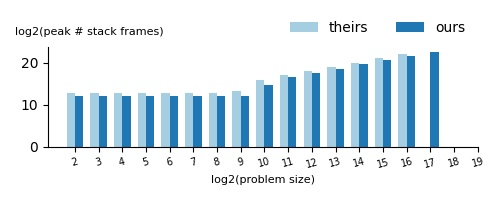

This figure's Python source:
#!/usr/bin/env python3

import argparse
import glob
import os
import json
import sys
import os
import subprocess
import os.path
import matplotlib
import matplotlib.pyplot as plt
import numpy as np
import json
import sys
import subprocess
import numpy as np
import msparser # https://github.com/MathieuTurcotte/msparser
from scipy.stats import mstats


PARSER = argparse.ArgumentParser(description='Speedup b/w MLIR and LEAN')
PARSER.add_argument("--data", help="regenerate plotting data", action="store_true")
PARSER.add_argument("--plot", help="make the plot", action="store_true")
PARSER.add_argument('--out', metavar='o', type=str,
                    help='path to dump output', default=os.path.basename(__file__).replace(".py", ".json"))
PARSER.add_argument('--nruns', type=int,
                    help='number of runs to average', default=10)
ARGS = PARSER.parse_args()

G_BASELINE = "../baseline-lean.sh"
G_OURS = "../run-lean.sh"
FPATH="filter-tail-test.lean"

# Color palette
light_gray = "#cacaca"
dark_gray = "#827b7b"
light_blue = "#a6cee3"
dark_blue = "#1f78b4"
light_green = "#b2df8a"
dark_green = "#33a02c"
light_red = "#fb9a99"
dark_red = "#e31a1c"


def log(*ARGS, **kwargs):
    print(*ARGS, file=sys.stderr, **kwargs)

class ShResult:
  def __init__(self, command: str, stdout: str, stderr:str, retcode:int):
    self.command = command
    self.stdout = stdout
    self.stderr = stderr 
    self.retcode = retcode

  def assert_success(self):
    assert self.retcode == 0
  
  @property
  def success(self):
    return self.retcode == 0

def sh(command: str) -> ShResult:
    proc = subprocess.Popen(command, shell=True, stderr=subprocess.PIPE, stdout=subprocess.PIPE)
    stdout = proc.stdout.read()
    stderr = proc.stderr.read()
    proc.wait()
    return ShResult(command, stdout.decode(),stderr.decode(), proc.returncode)


def run_data():
    ds = []
    sh(f"rm exe-ref.out")
    sh(f"lean {FPATH} -c exe-ref.c")
    sh(f"leanc exe-ref.c -O3 -o exe-ref.out")

    sh(f"rm exe-mlir.out")
    sh(f"lean {FPATH} -m exe.mlir")
    sh("hask-opt exe.mlir --convert-scf-to-std --lean-lower --ptr-lower | \
            mlir-translate --mlir-to-llvmir -o exe.ll")
    sh("llvm-link " + 
              "exe.ll " + 
              "/home/bollu/work/lz/lean-linking-incantations/lib-includes/library.ll " + 
              "/home/bollu/work/lz/lean-linking-incantations/lib-runtime/runtime.ll " +
              "| opt -passes=bitcast-call-converter  | opt --always-inline -O3 -S -o exe-linked.ll")
    print("@@@ HACK: converting muttail to tail because of llc miscompile@@@")
    sh("sed -i s/musttail/tail/g exe-linked.ll")
    sh("sed -i s/musttail/tail/g exe-linked.ll")
    sh("llc -O3 -march=x86-64 -filetype=obj exe-linked.ll -o exe.o")
    sh(f"c++ -O3 -D LEAN_MULTI_THREAD -I/home/bollu/work/lean4/build/stage1/include \
        exe.o \
        /home/bollu/work/lz/lean-linking-incantations/lean-shell.o \
        -no-pie -Wl,--start-group -lleancpp -lInit -lStd -lLean -Wl,--end-group \
        -L/home/bollu/work/lean4/build/stage1/lib/lean -lgmp -ldl -pthread \
        -Wno-unused-command-line-argument -o exe-mlir.out")
        # sh("opt -O3 exe-linked.ll -o exe-linked-o3.ll")
        # sh("mv exe-linked-o3.ll exe-linked.ll")

    for two_pow in range(2, 20):

        datum = {"problem_size": two_pow } # logarithmic
        psz = 2**two_pow
        # x = run_with_output("perf stat ./exe-ref.out 1>/dev/null")
        # proc = subprocess.Popen("perf stat ./exe-ref.out", shell=True, stderr=subprocess.PIPE, stdout=subprocess.PIPE)
        datum["theirs-out"] = []
        datum["theirs-perf"] = []
        for _ in range(ARGS.nruns):
          sh("rm massif.out")
          exe_ref = sh(f"valgrind --massif-out-file=massif.out --stacks=yes --tool=massif ./exe-ref.out {psz}");
          if exe_ref.success:
            massif = msparser.parse_file('massif.out')
            datum["theirs-out"].append(exe_ref.stdout)
            datum["theirs-perf"].append([snap['mem_stack'] for snap in massif['snapshots']])

        datum["ours-out"] = []
        datum["ours-perf"] = []
        for _ in range(ARGS.nruns):
           sh("rm massif.out")
           exe = sh(f"valgrind --massif-out-file=massif.out --stacks=yes --tool=massif ./exe-mlir.out {psz}");
           if exe.success:
             massif = msparser.parse_file('massif.out')
             datum["ours-perf"].append([snap['mem_stack'] for snap in massif['snapshots']])
             datum["ours-out"].append(exe.stdout)
        ds.append(datum)
    with open(ARGS.out, "w") as f:
        json.dump(ds, f, indent=2)
    return ds

### PLOTTING ###
### PLOTTING ###
### PLOTTING ###
### PLOTTING ###
### PLOTTING ###
### PLOTTING ###
### PLOTTING ###
### PLOTTING ###
### PLOTTING ###
### PLOTTING ###

def perf_stat_to_time(file, o):
    return float(o.splitlines()[3].split()[0].replace(',',''))

def autolabel(ax, rects):
    """Attach a text label above each bar in *rects*, displaying its height."""
    for rect in rects:
        height = rect.get_height()
        ax.annotate('{}'.format(height),
                    xy=(rect.get_x() + rect.get_width() / 2, height),
                    xytext=(0, 1),  # 1 points vertical offset
                    textcoords="offset points",
                    fontsize="smaller",
                    ha='center', va='bottom')

def plot():
  with open(ARGS.out, "r") as f:
      datapoints = json.load(f)
  assert datapoints is not None

  matplotlib.rcParams['pdf.fonttype'] = 42
  matplotlib.rcParams['ps.fonttype'] = 42

  matplotlib.rcParams['figure.figsize'] = 5, 2

  labels = []
  theirs = []
  ours = []
  for i, data in enumerate(datapoints):
      # mark = "Y" if data['success'] else 'n'
      log(f"[{i+1:3}/{len(datapoints)}]|{data['problem_size']:80}|")
      # if data["success"] == False:
      #     continue
      labels.append(data["problem_size"])

      # take maximum of stack size used.
      print(data["theirs-perf"])
      if data["theirs-perf"]:
        theirs.append(np.log2(np.median([np.max(run) for run in data["theirs-perf"]])))
      if data["ours-perf"]:
        ours.append(np.log2(np.median([np.max(run) for run in data["ours-perf"]])))

  print(labels)
  print(theirs)
  print(ours)

  x = np.arange(len(labels))  # the label locations
  width = 0.35  # the width of the bars

  fig, ax = plt.subplots()
  rects1 = ax.bar(x[:len(theirs)] - width/2, theirs, width, label='theirs', color = light_blue)
  rects2 = ax.bar(x[:len(ours)] + width/2, ours, width, label='ours', color = dark_blue)
  # rects2[-1].set_color(light_blue) # color geomean separately.


  # straight line
  # plt.axhline(y=avg_speedup, color=light_red, linestyle='-', lw=1, label='Geomean speedup')

  # Y-Axis Label
  #
  # Use a horizontal label for improved readability.
  ax.set_ylabel('log2(peak # stack frames)', rotation='horizontal', position = (1, 1.1),
      horizontalalignment='left', verticalalignment='bottom', fontsize=8)

  # Add some text for labels, title and custom x-axis tick labels, etc.
  ax.set_xticks(x)
  ax.set_xticklabels(labels, rotation=15, fontsize=7)
  ax.legend(ncol=100, frameon=False, loc='lower right', bbox_to_anchor=(0, 1, 1, 0))
  ax.set_xlabel('log2(problem size)', fontsize=8)
  # Hide the right and top spines
  # This reduces the number of lines in the plot. Lines typically catch
  # a readers attention and distract the reader from the actual content.
  # By removing unnecessary spines, we help the reader to focus on
  # the figures in the graph.
  ax.spines['right'].set_visible(False)
  ax.spines['top'].set_visible(False)
  # autolabel(ax, rects1)
  # autolabel(ax, rects2)

  fig.tight_layout()
  filename = os.path.basename(__file__).replace(".py", ".jpg")
  fig.savefig(filename)

  filename = os.path.basename(__file__).replace(".py", ".pdf")
  fig.savefig(filename)
  subprocess.run(["xdg-open",  filename])



if __name__ == "__main__":
    if ARGS.data: run_data()
    if ARGS.plot: plot()
    if not ARGS.data and not ARGS.plot: PARSER.print_help()
